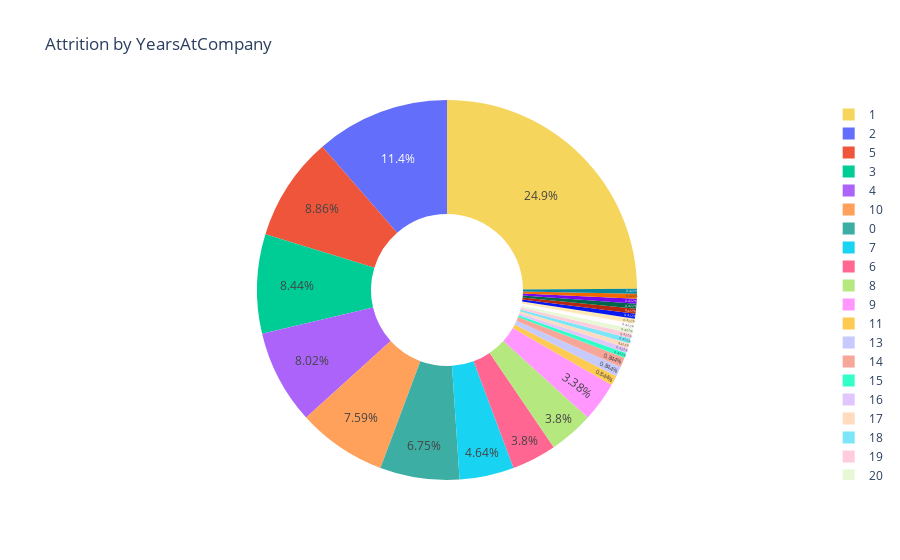

Notebook code for this chart:
### Code cell
# Calculate the count of attrition by YearsAtCompany
attrition_by = attr_df.groupby(['YearsAtCompany']).size().reset_index(name="Count")

# Create a donut chart
fig=go.Figure(data=[go.Pie(
    labels=attrition_by['YearsAtCompany'],
    values=attrition_by['Count'],
    hole=0.4,
    marker=dict(colors=['#3CAEA3','#F6D55C']),
    textposition='inside'
)])


# Update the Layout
fig.update_layout(title='Attrition by YearsAtCompany')


#Show the chart
fig

### Figure 1 — Plotly figure (JSON) as saved in the notebook; plotly's stock layout.template omitted (floating-point values rounded to 4 significant figures)
{"data": [{"hole": 0.4, "labels": [0, 1, 2, 3, 4, 5, 6, 7, 8, 9, 10, 11, 13, 14, 15, 16, 17, 18, 19, 20, 21, 22, 23, 24, 31, 32, 33, 40], "marker": {"colors": ["#3CAEA3", "#F6D55C"]}, "textposition": "inside", "type": "pie", "values": [16, 59, 27, 20, 19, 21, 9, 11, 9, 8, 18, 2, 2, 2, 1, 1, 1, 1, 1, 1, 1, 1, 1, 1, 1, 1, 1, 1]}], "layout": {"title": {"text": "Attrition by YearsAtCompany"}}}
